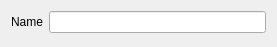
<?xml version="1.0" encoding="UTF-8"?>
<ui version="4.0">
 <class>Form</class>
 <widget class="QWidget" name="Form">
  <property name="geometry">
   <rect>
    <x>0</x>
    <y>0</y>
    <width>277</width>
    <height>47</height>
   </rect>
  </property>
  <property name="windowTitle">
   <string>Form</string>
  </property>
  <layout class="QVBoxLayout" name="verticalLayout_4">
   <property name="spacing">
    <number>6</number>
   </property>
   <property name="bottomMargin">
    <number>12</number>
   </property>
   <item>
    <layout class="QFormLayout" name="formLayout">
     <property name="fieldGrowthPolicy">
      <enum>QFormLayout::ExpandingFieldsGrow</enum>
     </property>
     <item row="0" column="0">
      <widget class="QLabel" name="label_4">
       <property name="text">
        <string>Name</string>
       </property>
      </widget>
     </item>
     <item row="0" column="1">
      <widget class="QLineEdit" name="lineEdit"/>
     </item>
    </layout>
   </item>
  </layout>
 </widget>
 <resources/>
 <connections/>
</ui>
